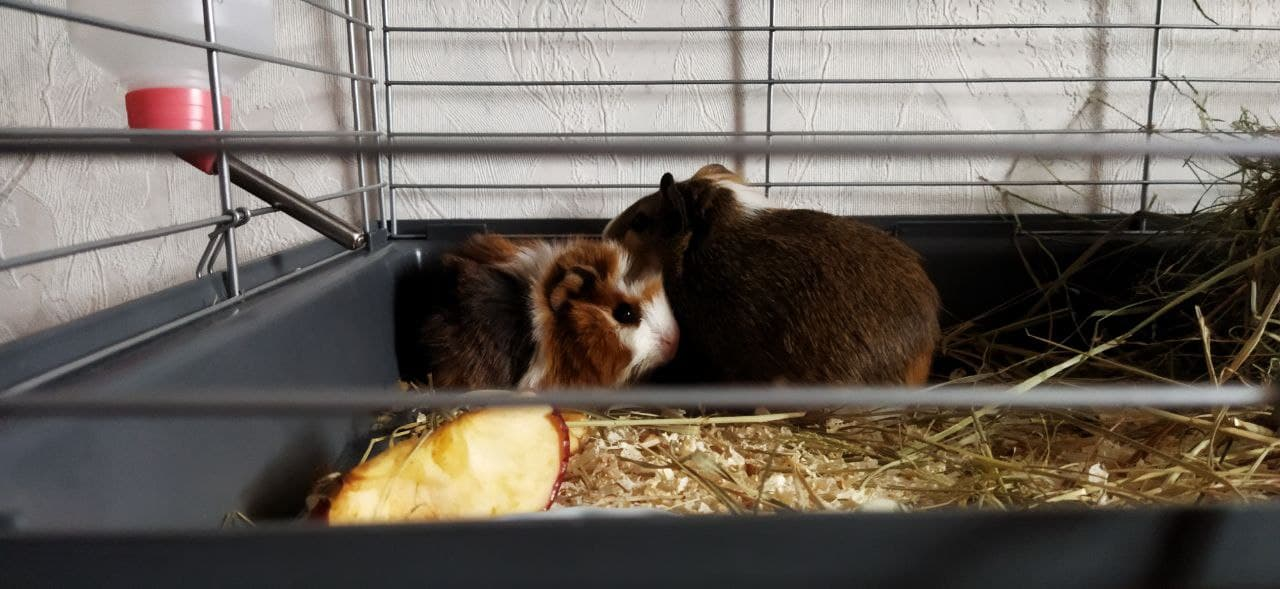
#> input picture OpenCV-7-sem-/Tasks/Lab11/image/my-pigs.jpg, 1280 x 589 px
$ python index.py
#> lines starting #> are read from the running program, lines starting #| are printed output that depends on the picture; after the words box and inside, x2 and y2 are one past the last pixel; in counts of white or black regions, pixels touching at a corner belong together
import cv2

img = cv2.imread('./image/my-pigs.jpg')
#> img is the input picture: shape (589, 1280, 3); mean B, G, R 94.8, 103, 110.6
from matplotlib import pyplot as plt

resized = cv2.resize(img, (600, 250), interpolation=cv2.INTER_AREA)
cv2.imshow('original', resized)

gray_img = cv2.cvtColor(resized, cv2.COLOR_BGR2GRAY)
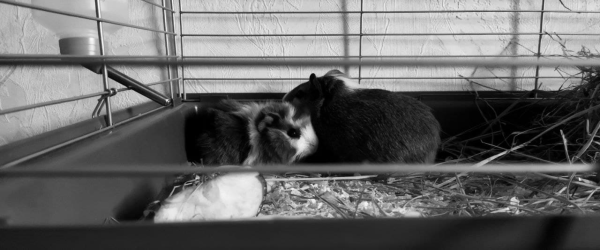
#> gray_img: shape (250, 600); min 0, max 249, mean 104.3
cv2.imshow('gray image', gray_img)
cv2.imwrite('./saved/gray.jpg', gray_img)

(thresh, black_and_white) = cv2.threshold(gray_img, 100, 255, cv2.THRESH_BINARY)
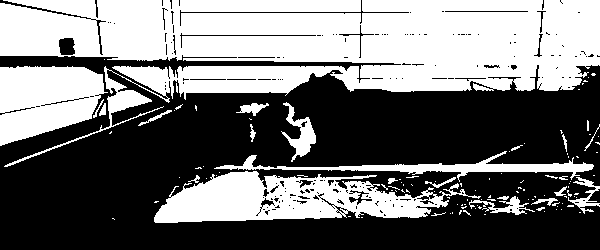
#> black_and_white: shape (250, 600); 45.3% white; 118 white regions (93 under 20 px), largest, box (x1, y1, x2, y2) and area: (0, 0, 600, 167) 46923, (154, 171, 481, 223) 9370, (0, 66, 108, 146) 6246
cv2.imshow('black & white', black_and_white)
cv2.imwrite('./saved/binary.jpg', black_and_white)

def flatHist(image):
    src = cv2.cvtColor(image, cv2.COLOR_BGR2GRAY)
    dst = cv2.equalizeHist(src)

    plt.figure(4)
    plt.subplot(221), plt.imshow(src), plt.title('Original Picture')
    plt.xticks([]), plt.yticks([])
    plt.subplot(222), plt.hist(src.ravel(), 256, [0, 256]), plt.title('Original Histogram')
    plt.xticks([]), plt.yticks([])

    plt.subplot(223), plt.imshow(dst), plt.title('Aligned Picture')
    plt.xticks([]), plt.yticks([])
    plt.subplot(224), plt.hist(dst.ravel(), 256, [0, 256]), plt.title('Aligned Histogram')
    plt.xticks([]), plt.yticks([])
    plt.show()

img2 = cv2.imread('./image/task4.jpg')
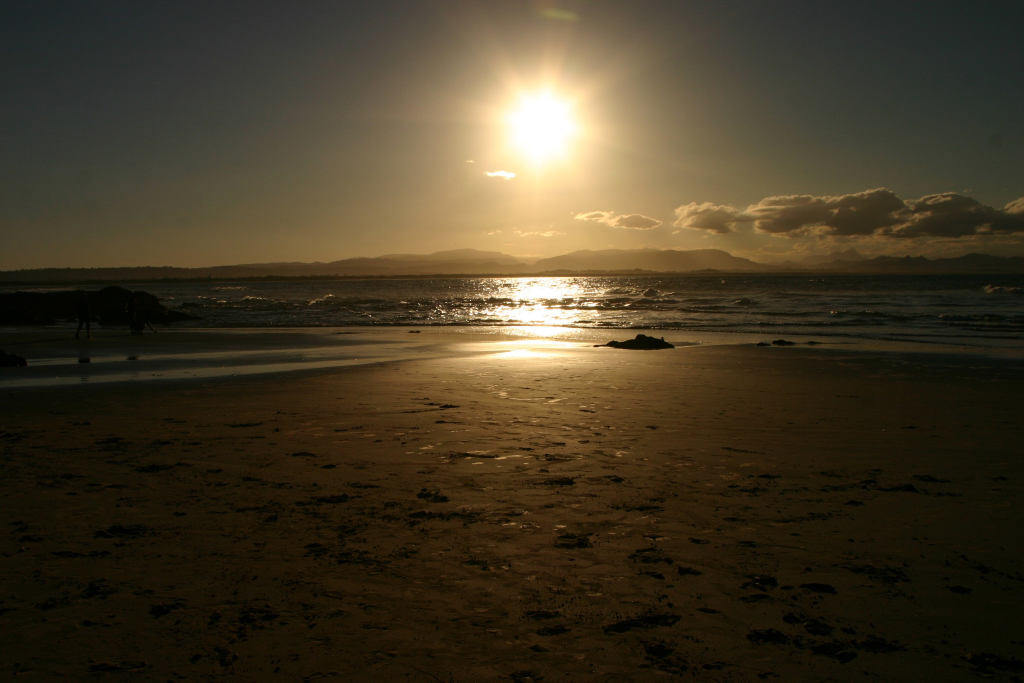
#> input picture OpenCV-7-sem-/Tasks/Lab11/image/task4.jpg, 3072 x 2048 px (shown at 1/3 size)
#> img2 is the input picture: shape (2048, 3072, 3); mean B, G, R 37.4, 57.1, 67.3
resized2 = cv2.resize(img2, (600, 250), interpolation=cv2.INTER_AREA)
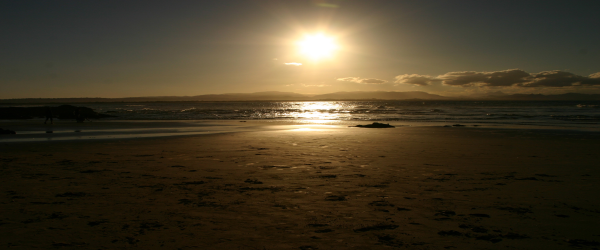
#> resized2: shape (250, 600, 3); mean B, G, R 37.4, 57.1, 67.3

flatHist(resized2)
#> in flatHist, `src = cv2.cvtColor(image, cv2.COLOR_BGR2GRAY)`:
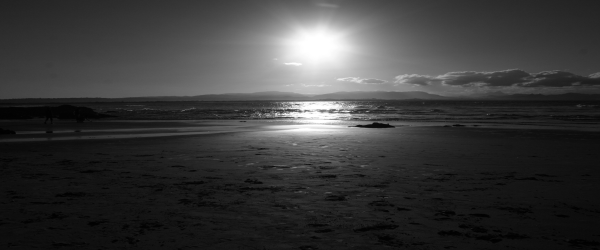
#> src: shape (250, 600); min 1, max 255, mean 57.9
#> in flatHist, `dst = cv2.equalizeHist(src)`:
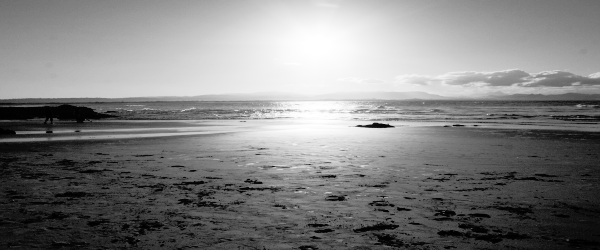
#> dst: shape (250, 600); min 0, max 255, mean 128.8
#> in flatHist, `plt.show()`:
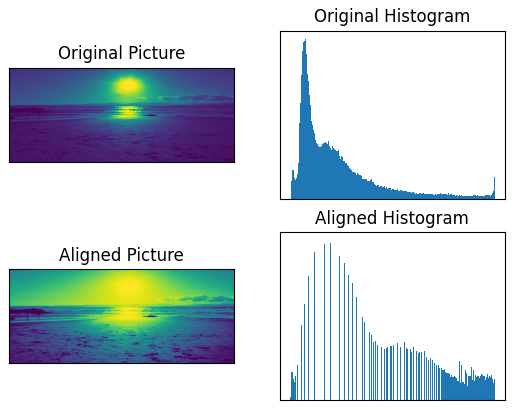
#> figure drawn by matplotlib, 4 panels

cv2.waitKey(0)
cv2.destroyAllWindows()
